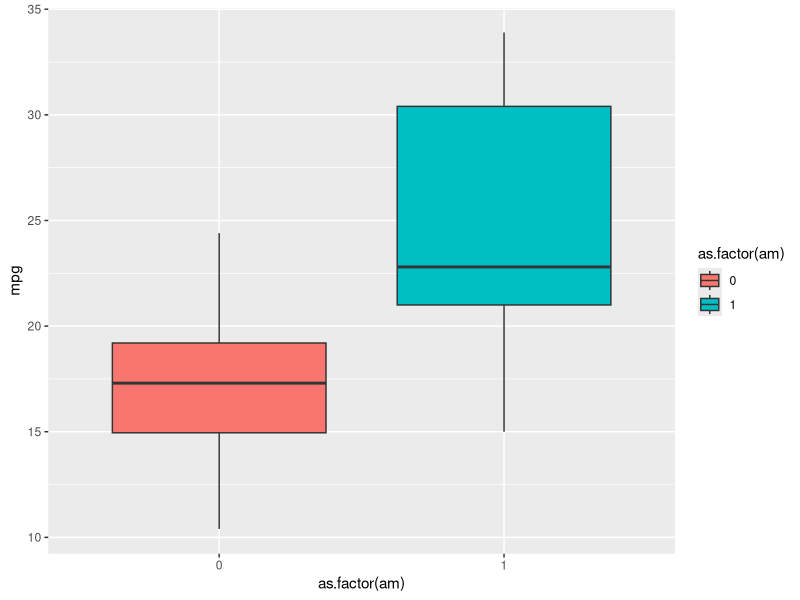
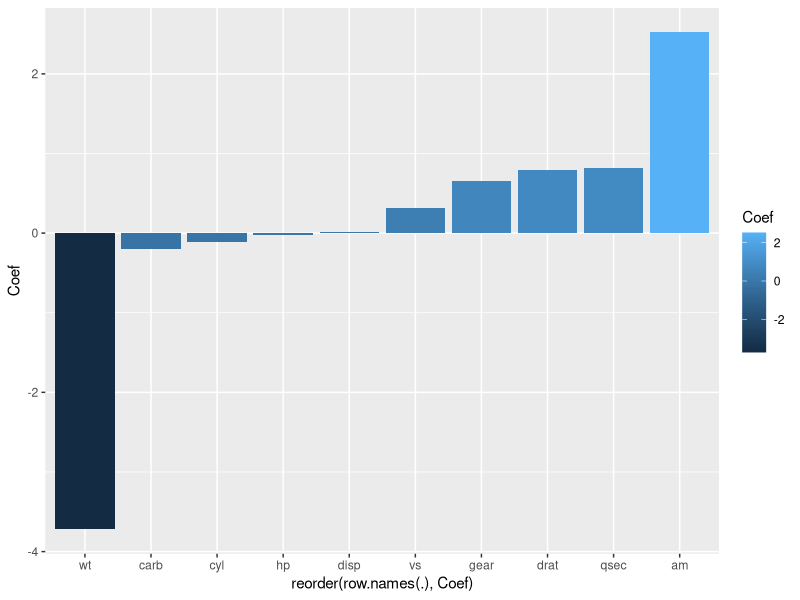

The R script that drew these images, in order:
## ---- chunk 1
knitr::opts_chunk$set(echo = TRUE, fig.width = 8, fig.height = 4)
library(tidyverse)
## ---- chunk 2
g <- ggplot(mtcars, aes(x = as.factor(am), y = mpg, fill = as.factor(am)))
g + geom_boxplot()
## ---- chunk 3
fit <- lm(mpg ~ ., mtcars)
summary(fit)

## ---- chunk 4
fit2 <- lm(mpg ~ am + hp + qsec + vs + carb, mtcars)
summary(fit2)
## ---- chunk 5
# Create data frame of regression coefficients 
dat <- data.frame(coef(fit))
names(dat) <- c("Coef")

#Remove intercept term
dat2 <- tail(dat, -1)

# Plot 
dat2 %>%
  ggplot(aes(x = reorder(row.names(.), Coef), y = Coef, fill = Coef)) +
  geom_bar(stat = "identity")


